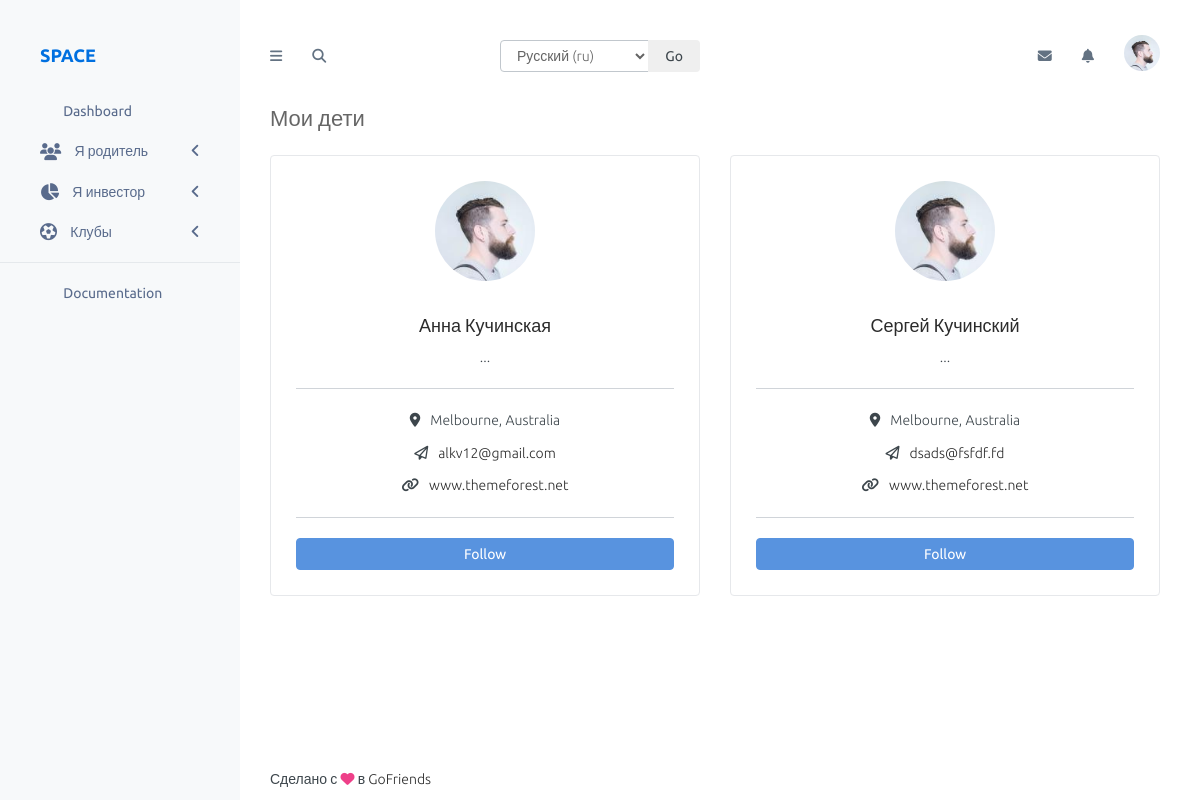
Page /dashboard/user/parent/my-children/ (signed in) on the earlier database version.
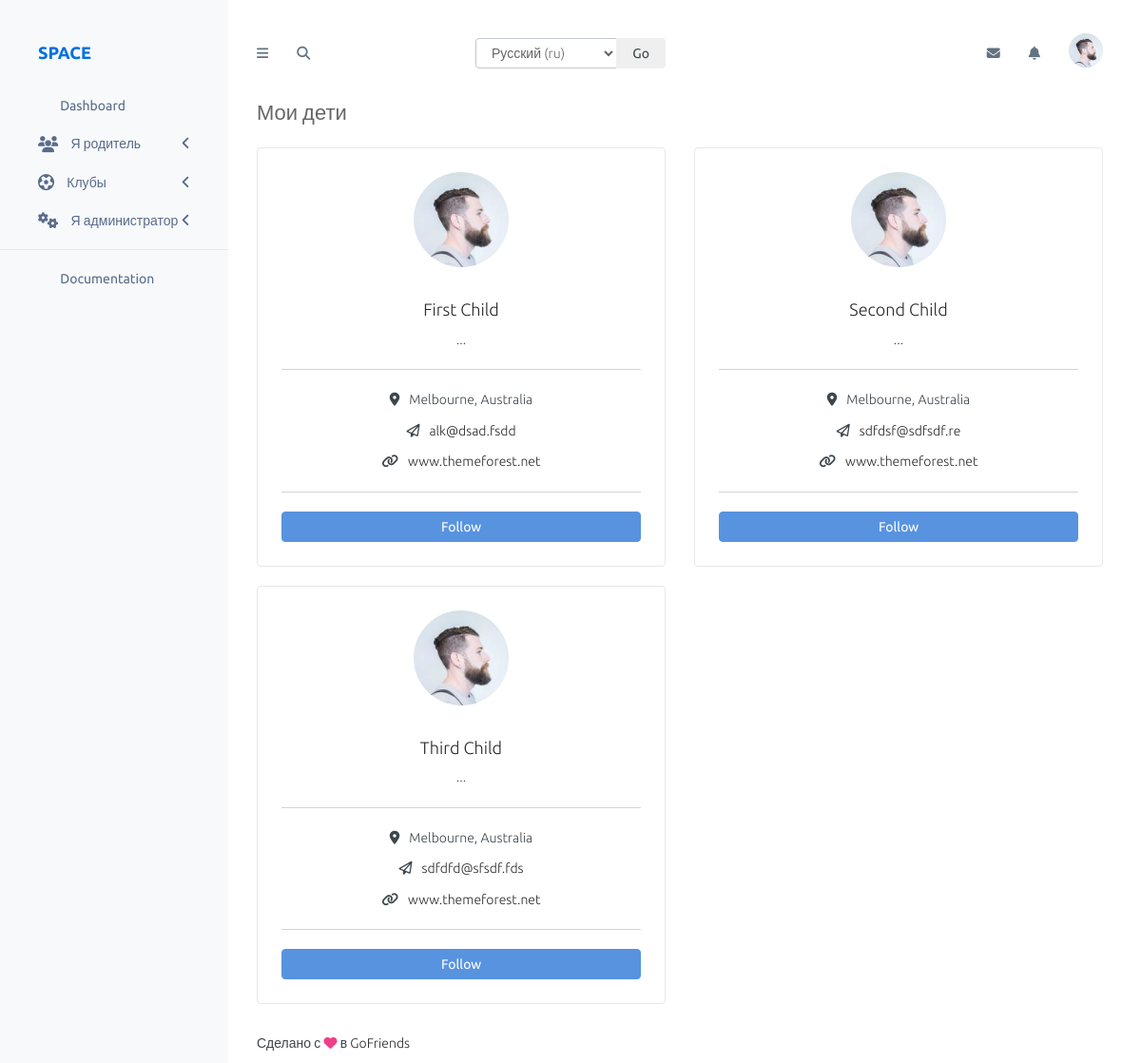
Same page on the later database version.
### user_profile/models.py (models this page shows, shortened)
class Child(models.Model):
    user = models.OneToOneField(User, on_delete=models.CASCADE)
    parent = models.ForeignKey(Parent, on_delete=models.CASCADE)
    class Meta:
        verbose_name = _('Ребёнок')
        verbose_name_plural = _('Дети')

class User(AbstractBaseUser, PermissionsMixin):
    email = models.EmailField(_('email'), max_length=255, unique=True, db_index=True)
    avatar = models.ImageField('Аватар', blank=True, null=True, upload_to="user/avatar")
    first_name = models.CharField(_('Фамилия'), max_length=40, null=True, blank=True)
    last_name = models.CharField(_('Имя'), max_length=40, null=True, blank=True)
    date_of_birth = models.DateField(_('Дата рождения'), null=True, blank=True)
    is_active = models.BooleanField(_('Активен'), default=True)
    is_admin = models.BooleanField(_('Суперпользователь'), default=False)
    created = models.DateTimeField(auto_now_add=True, auto_now=False, verbose_name=_('Дата создания'))
    updated = models.DateTimeField(auto_now_add=False, auto_now=True, verbose_name=_('Дата обновления'))
    def get_full_name(self):
        return '{} {}'.format(self.first_name, self.last_name)
    USERNAME_FIELD = 'email'
    REQUIRED_FIELDS = []
    objects = UserManager()
    class Meta:
        verbose_name = _('Пользователь')
        verbose_name_plural = _('Пользователи')
    def is_parent(self):
        if self.parent:
            return True
        return False
    def is_investor(self):
        if self.investor:
            return True
        return False
    def is_administrator(self):
        if self.administrator:
            return True
        return False

### user_profile/views.py (the view)
# urls.py: path('my-children/', ChildrenListView.as_view(), name='my-children'),
class ChildrenListView(ListView):
    context_object_name = 'children'
    template_name = 'user_profile/my-children.html'
    def get_queryset(self):
        return Child.objects.select_related('user').filter(parent__user=self.request.user)

### user_profile/templates/user_profile/my-children.html (shortened to what this page needs)
{% extends 'cabinet.html' %}
{% load i18n %}
{% load static %}
{% block page_title %}{% trans 'Мои дети' %}{% endblock page_title %}
{% block content %}
    {% for child in children %}
        <div class="col-md-6 col-sm-6">
            <div class="panel panel-white">
                <div class="panel-body user-profile-panel">
                    <img src="{% static '/cabinet/' %}assets/images/avatars/avatar1.jpg" class="user-profile-image img-circle">
                    <h4 class="text-center m-t-lg">{{ child.user.get_full_name }}</h4>
                    <p class="text-center">...</p>
                    <hr>
                    <ul class="list-unstyled text-center">
                        <li><p><i class="fa fa-map-marker m-r-xs"></i>Melbourne, Australia</p></li>
                        <li><p><i class="fa fa-paper-plane-o m-r-xs"></i><a href="profile.html#">{{ child.user.email }}</a></p></li>
                        <li><p><i class="fa fa-link m-r-xs"></i><a href="profile.html#">www.themeforest.net</a></p></li>
                    </ul>
                    <hr>
                    <button class="btn btn-info btn-block">Follow</button>
                </div>
            </div>
        </div>
    {% endfor %}
{% endblock content %}

### templates/cabinet.html (shortened to what this page needs)
{% load static %}
{% load i18n %}
<!DOCTYPE html>
<html lang="ru">
    <head>
        <link href="{% static '/cabinet/' %}assets/plugins/bootstrap/css/bootstrap.min.css" rel="stylesheet">
        <link href="{% static '/cabinet/' %}assets/plugins/font-awesome/css/font-awesome.min.css" rel="stylesheet">
        <link href="{% static '/cabinet/' %}assets/plugins/icomoon/style.css" rel="stylesheet">
        <link href="{% static '/cabinet/' %}assets/plugins/uniform/css/default.css" rel="stylesheet"/>
        <link href="{% static '/cabinet/' %}assets/plugins/switchery/switchery.min.css" rel="stylesheet"/>
        <link href="{% static '/cabinet/' %}assets/css/space.min.css" rel="stylesheet">
        <link href="{% static '/cabinet/' %}assets/css/custom.css" rel="stylesheet">
    </head>
    <body>
        <div id="setLanguage">
            <form action="{% url 'set_language' %}" method="post" role="form" class="form">
                <div class="input-group">
                    <select name="language" class="form-control">
                        {% get_current_language as LANGUAGE_CODE %}
                        {% get_available_languages as LANGUAGES %}
                        {% get_language_info_list for LANGUAGES as languages %}
                        {% for language in languages %}
                            <option value="{{ language.code }}"{% if language.code == LANGUAGE_CODE %} selected="selected"{% endif %}>
                                {{ language.name_local }} ({{ language.code }})
                            </option>
                        {% endfor %}
                    </select>
                    <span class="input-group-btn">
                        <button class="btn" type="submit">Go</button>
                    </span>
                </div>
            </form>
        </div>
        <div class="page-container">
            {% include 'cabinet_parts/left-sidebar.html' %}
            <div class="page-content">
                <div class="page-header">
                    <nav class="navbar navbar-default">
                        <div class="container-fluid">
                            <div class="collapse navbar-collapse" id="bs-example-navbar-collapse-1">
                                <ul class="nav navbar-nav">
                                    <li><a href="javascript:void(0)" id="collapsed-sidebar-toggle-button"><i class="fa fa-bars"></i></a></li>
                                    <li><a href="javascript:void(0)" id="search-button"><i class="fa fa-search"></i></a></li>
                                </ul>
                                <ul class="nav navbar-nav navbar-right">
                                    <li><a href="javascript:void(0)" class="right-sidebar-toggle" data-sidebar-id="main-right-sidebar"><i class="fa fa-envelope"></i></a></li>
                                    <li class="dropdown">
                                        <a href="javascript:void(0)" class="dropdown-toggle" data-toggle="dropdown" role="button" aria-haspopup="true" aria-expanded="false"><i class="fa fa-bell"></i></a>
                                    </li>
                                    <li class="dropdown user-dropdown">
                                        <a href="layout-blank.html#" class="dropdown-toggle" data-toggle="dropdown" role="button" aria-haspopup="true" aria-expanded="false"><img src="{% static '/cabinet/' %}assets/images/avatars/avatar1.jpg" alt="" class="img-circle"></a>
                                    </li>
                                </ul>
                            </div>
                        </div>
                    </nav>
                </div>
                <div class="page-inner">
                    <div class="page-title">
                        <h3 class="breadcrumb-header">{% block page_title %}{% endblock page_title %}</h3>
                    </div>
                    <div id="main-wrapper">
                        <div class="row">
                            <div class="col-md-12">
                            </div>
                        </div>
                        <div class="row">
                            {% block content %}{% endblock content %}
                        </div>
                    </div>
                    <div class="page-footer">
                        <p>Сделано с <i class="fa fa-heart" style="color: #ee4089;"></i> в <a href="//gofriends.pro" target="_blank">GoFriends</a></p>
                    </div>
                </div>
            </div>
        </div>
        <link rel="stylesheet" href="{% static '/cabinet/main.css' %}">
    </body>
</html>

### templates/cabinet_parts/left-sidebar.html (shortened to what this page needs)
{% load i18n %}
<div class="page-sidebar">
    <a class="logo-box" href="index.html">
        <span>Space</span>
        <i class="icon-radio_button_unchecked" id="fixed-sidebar-toggle-button"></i>
    </a>
    <div class="page-sidebar-inner">
        <div class="page-sidebar-menu">
            <ul class="accordion-menu">
                <li>
                    <a href="{% url 'dashboard' %}">
                        <i class="menu-icon icon-home4"></i><span>Dashboard</span>
                    </a>
                </li>
                {% if user.is_parent %}
                    <li>
                        <a href="javascript:void(0);">
                            <i class="menu-icon fa fa-group"></i>
                            <span>{% trans 'Я родитель' %}</span>
                            <i class="accordion-icon fa fa-angle-left"></i>
                        </a>
                    </li>
                {% endif %}
                {% if user.is_investor %}
                    <li>
                        <a href="javascript:void(0);">
                            <i class="menu-icon fa fa-pie-chart"></i>
                            <span>{% trans 'Я инвестор' %}</span>
                            <i class="accordion-icon fa fa-angle-left"></i>
                        </a>
                    </li>
                {% endif %}
                <li>
                    <a href="javascript:void(0);">
                        <i class="menu-icon fa fa-soccer-ball-o"></i>
                        <span>{% trans 'Клубы' %}</span>
                        <i class="accordion-icon fa fa-angle-left"></i>
                    </a>
                </li>
                {% if user.is_administrator %}
                    <li>
                        <a href="javascript:void(0);">
                            <i class="menu-icon fa fa-cogs"></i>
                            <span>{% trans 'Я администратор' %}</span>
                            <i class="accordion-icon fa fa-angle-left"></i>
                        </a>
                    </li>
                {% endif %}
                <li class="menu-divider"></li>
                <li>
                    <a href="#">
                        <i class="menu-icon icon-help_outline"></i><span>Documentation</span>
                    </a>
                </li>
            </ul>
        </div>
    </div>
</div>

### static/cabinet/main.css (style rules this page uses)
#setLanguage { position: absolute; top: 40px; left: 50%; width: 200px; margin-left: -100px; }

Differences in the rows shown:
changed Child: user.get_full_name "Анна Кучинская" → "First Child"; user.email "alkv12@gmail.com" → "alk@dsad.fsdd"
changed Child: user.get_full_name "Сергей Кучинский" → "Second Child"; user.email "dsads@fsfdf.fd" → "sdfdsf@sdfsdf.re"
added Child: user.get_full_name "Third Child", user.email "sdfdfd@sfsdf.fds"
Other differences:
text no longer shown: "Я инвестор"
text now shown: "Я администратор"
